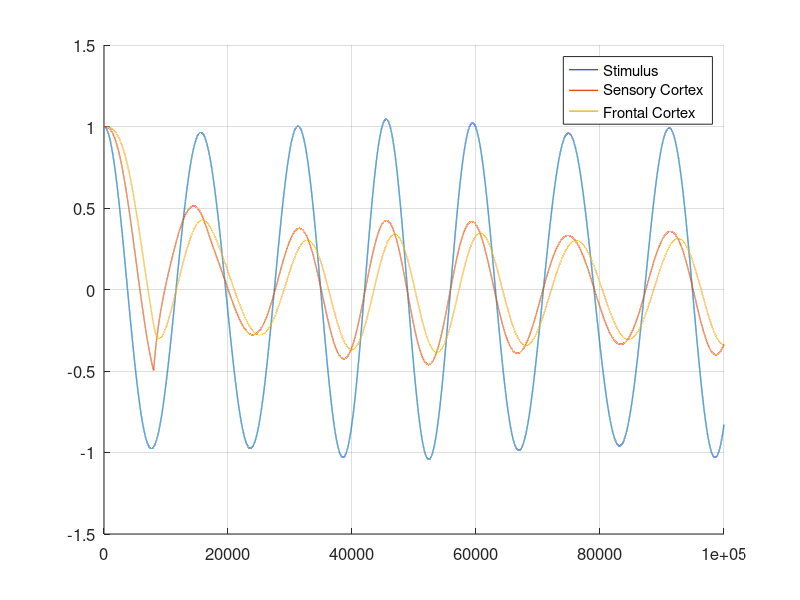

This figure's MATLAB source:
clf;
% Define the time span and step size
t0 = 0;
tf = 50;
dt = 0.0001; % Adjust the step size as needed for accuracy vs. computation time
t = t0:dt:tf;

% Initial conditions: [x0, y0, z0, w0, v0]
s = zeros(length(t), 5); % Stimulus
c = zeros(length(t), 2); % Sensory Cortex
f = zeros(length(t), 2); % Frontal Cortex
s(1,:) = [1, 0, 0, 2, 0]; % s0
c(1,:) = [1, 0]; % c0
f(1,:) = [1, 0]; % f0

% Coupling Strengths
ks = 5;     % Spring - Rössler
k_sc = 5;   % Stimulus - Sensory Cortex
k_cf = 5;   % Sensory Cortex - Frontal Cortex

% Time delay
tau = round(0.8/dt);

% Loop to solve iteratively
for i = 1:(length(t) - 1)
    % Update s
    s(i+1,1) = s(i,1) + dt * (-((2*pi*(s(i,3)/100 + 0.3))^2)*s(i,2));
    s(i+1,2) = s(i,2) + dt * (ks*s(i,1));
    s(i+1,3) = s(i,3) + dt * (-s(i,4) - s(i,5));
    s(i+1,4) = s(i,4) + dt * (s(i,3) + 0.1*s(i,4));
    s(i+1,5) = s(i,5) + dt * (0.1 + s(i,5)*(s(i,3) - 14));

    % Update c
    c(i+1,1) = c(i,1) + dt * (-c(i,2) + k_sc*(s(i,1) - c(i,1)));
    c(i+1,2) = c(i,2) + dt * (c(i,1) + k_sc*(s(i,2) - c(i,2)));

    % Update f with delays for c to f and self-delay for f
    if i> tau
    % Up1ate c
        c(i+1,1) = c(i,1) + dt * (-c(i,2) + k_sc*(s(i,1) - c(i,1)) +k_cf*(f(i-tau,1) - c(i,1) ) );
        c(i+1,2) = c(i,2) + dt * (c(i,1) + k_sc*(s(i,2) - c(i,2)) +k_cf*(f(i-tau,2) - c(i,2) ) );
    else
        c(i+1,1) = c(i,1) + dt * (-c(i,2) + k_sc*(s(i,1) - c(i,1)) +k_cf*(f(i,1) - c(i,1) ) );
        c(i+1,2) = c(i,2) + dt * (c(i,1) + k_sc*(s(i,2) - c(i,2)) +k_cf*(f(i,2) - c(i,2) ) );

    end
       % Before delay, update normally
        f(i+1,1) = f(i,1) + dt * (-f(i,2) + k_cf*(c(i,1) - f(i,1)));
        f(i+1,2) = f(i,2) + dt * (f(i,1) + k_cf*(c(i,2) - f(i,2)));
end

hold on;

plot(s(1:100000,1), 'LineWidth', 1);
plot(c(1:100000,1), 'LineWidth', 1);
plot(f(1:100000,1), 'LineWidth', 1);
hold off;
legend('Stimulus', 'Sensory Cortex', 'Frontal Cortex');
set(gca, 'FontSize', 12); grid on;
